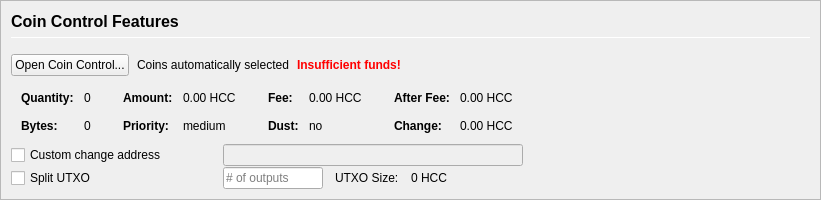
         <widget class="QFrame" name="frameCoinControl">
          <property name="sizePolicy">
           <sizepolicy hsizetype="Expanding" vsizetype="Expanding">
            <horstretch>0</horstretch>
            <verstretch>0</verstretch>
           </sizepolicy>
          </property>
          <property name="maximumSize">
           <size>
            <width>16777215</width>
            <height>16777215</height>
           </size>
          </property>
          <property name="frameShape">
           <enum>QFrame::StyledPanel</enum>
          </property>
          <property name="frameShadow">
           <enum>QFrame::Sunken</enum>
          </property>
          <layout class="QVBoxLayout" name="verticalLayoutCoinControl2">
           <property name="spacing">
            <number>0</number>
           </property>
           <property name="leftMargin">
            <number>0</number>
           </property>
           <property name="topMargin">
            <number>0</number>
           </property>
           <property name="rightMargin">
            <number>0</number>
           </property>
           <property name="bottomMargin">
            <number>0</number>
           </property>
           <item>
            <widget class="QFrame" name="frameCoinControl_BG">
             <layout class="QVBoxLayout" name="verticalLayoutCoinControl" stretch="0,0,0,0,0,0">
              <property name="spacing">
               <number>1</number>
              </property>
              <property name="leftMargin">
               <number>10</number>
              </property>
              <property name="topMargin">
               <number>10</number>
              </property>
              <item>
               <layout class="QHBoxLayout" name="horizontalLayoutCoinControl1">
                <property name="bottomMargin">
                 <number>15</number>
                </property>
                <item>
                 <layout class="QVBoxLayout" name="verticalLayout_3">
                  <property name="spacing">
                   <number>6</number>
                  </property>
                  <item>
                   <widget class="QLabel" name="labelCoinControlFeatures">
                    <property name="sizePolicy">
                     <sizepolicy hsizetype="Preferred" vsizetype="Maximum">
                      <horstretch>0</horstretch>
                      <verstretch>0</verstretch>
                     </sizepolicy>
                    </property>
                    <property name="minimumSize">
                     <size>
                      <width>0</width>
                      <height>20</height>
                     </size>
                    </property>
                    <property name="font">
                     <font>
                      <pointsize>12</pointsize>
                      <weight>75</weight>
                      <bold>true</bold>
                     </font>
                    </property>
                    <property name="styleSheet">
                     <string notr="true">font-weight:bold;</string>
                    </property>
                    <property name="text">
                     <string>Coin Control Features</string>
                    </property>
                   </widget>
                  </item>
                  <item>
                   <widget class="Line" name="line">
                    <property name="minimumSize">
                     <size>
                      <width>0</width>
                      <height>1</height>
                     </size>
                    </property>
                    <property name="maximumSize">
                     <size>
                      <width>16777215</width>
                      <height>1</height>
                     </size>
                    </property>
                    <property name="orientation">
                     <enum>Qt::Horizontal</enum>
                    </property>
                   </widget>
                  </item>
                 </layout>
                </item>
               </layout>
              </item>
              <item>
               <layout class="QHBoxLayout" name="horizontalLayoutCoinControl2" stretch="0,0,0,0">
                <property name="spacing">
                 <number>8</number>
                </property>
                <property name="bottomMargin">
                 <number>10</number>
                </property>
                <item>
                 <widget class="QPushButton" name="pushButtonCoinControl">
                  <property name="styleSheet">
                   <string notr="true"/>
                  </property>
                  <property name="text">
                   <string>Open Coin Control...</string>
                  </property>
                  <property name="autoDefault">
                   <bool>false</bool>
                  </property>
                 </widget>
                </item>
                <item>
                 <widget class="QLabel" name="labelCoinControlAutomaticallySelected">
                  <property name="text">
                   <string>Coins automatically selected</string>
                  </property>
                  <property name="margin">
                   <number>5</number>
                  </property>
                 </widget>
                </item>
                <item>
                 <widget class="QLabel" name="labelCoinControlInsuffFunds">
                  <property name="font">
                   <font>
                    <weight>75</weight>
                    <bold>true</bold>
                   </font>
                  </property>
                  <property name="styleSheet">
                   <string notr="true">color:red;font-weight:bold;</string>
                  </property>
                  <property name="text">
                   <string>Insufficient funds!</string>
                  </property>
                  <property name="margin">
                   <number>5</number>
                  </property>
                 </widget>
                </item>
                <item>
                 <spacer name="horizontalSpacerCoinControl">
                  <property name="orientation">
                   <enum>Qt::Horizontal</enum>
                  </property>
                  <property name="sizeHint" stdset="0">
                   <size>
                    <width>40</width>
                    <height>1</height>
                   </size>
                  </property>
                 </spacer>
                </item>
               </layout>
              </item>
              <item>
               <widget class="QWidget" name="widgetCoinControl" native="true">
                <property name="sizePolicy">
                 <sizepolicy hsizetype="Preferred" vsizetype="Preferred">
                  <horstretch>0</horstretch>
                  <verstretch>0</verstretch>
                 </sizepolicy>
                </property>
                <property name="minimumSize">
                 <size>
                  <width>0</width>
                  <height>0</height>
                 </size>
                </property>
                <property name="styleSheet">
                 <string notr="true"/>
                </property>
                <layout class="QHBoxLayout" name="horizontalLayoutCoinControl5">
                 <property name="leftMargin">
                  <number>0</number>
                 </property>
                 <property name="topMargin">
                  <number>0</number>
                 </property>
                 <property name="rightMargin">
                  <number>0</number>
                 </property>
                 <property name="bottomMargin">
                  <number>0</number>
                 </property>
                 <item>
                  <layout class="QHBoxLayout" name="horizontalLayoutCoinControl3" stretch="0,0,0,1">
                   <property name="spacing">
                    <number>20</number>
                   </property>
                   <property name="topMargin">
                    <number>0</number>
                   </property>
                   <property name="bottomMargin">
                    <number>10</number>
                   </property>
                   <item>
                    <layout class="QFormLayout" name="formLayoutCoinControl1">
                     <property name="horizontalSpacing">
                      <number>10</number>
                     </property>
                     <property name="verticalSpacing">
                      <number>14</number>
                     </property>
                     <property name="leftMargin">
                      <number>10</number>
                     </property>
                     <property name="topMargin">
                      <number>4</number>
                     </property>
                     <property name="rightMargin">
                      <number>6</number>
                     </property>
                     <item row="0" column="0">
                      <widget class="QLabel" name="labelCoinControlQuantityText">
                       <property name="font">
                        <font>
                         <weight>75</weight>
                         <bold>true</bold>
                        </font>
                       </property>
                       <property name="text">
                        <string>Quantity:</string>
                       </property>
                       <property name="margin">
                        <number>0</number>
                       </property>
                      </widget>
                     </item>
                     <item row="0" column="1">
                      <widget class="QLabel" name="labelCoinControlQuantity">
                       <property name="cursor">
                        <cursorShape>IBeamCursor</cursorShape>
                       </property>
                       <property name="contextMenuPolicy">
                        <enum>Qt::ActionsContextMenu</enum>
                       </property>
                       <property name="text">
                        <string notr="true">0</string>
                       </property>
                       <property name="margin">
                        <number>0</number>
                       </property>
                       <property name="textInteractionFlags">
                        <set>Qt::LinksAccessibleByMouse|Qt::TextSelectableByKeyboard|Qt::TextSelectableByMouse</set>
                       </property>
                      </widget>
                     </item>
                     <item row="1" column="0">
                      <widget class="QLabel" name="labelCoinControlBytesText">
                       <property name="font">
                        <font>
                         <weight>75</weight>
                         <bold>true</bold>
                        </font>
                       </property>
                       <property name="text">
                        <string>Bytes:</string>
                       </property>
                      </widget>
                     </item>
                     <item row="1" column="1">
                      <widget class="QLabel" name="labelCoinControlBytes">
                       <property name="cursor">
                        <cursorShape>IBeamCursor</cursorShape>
                       </property>
                       <property name="contextMenuPolicy">
                        <enum>Qt::ActionsContextMenu</enum>
                       </property>
                       <property name="text">
                        <string notr="true">0</string>
                       </property>
                       <property name="textInteractionFlags">
                        <set>Qt::LinksAccessibleByMouse|Qt::TextSelectableByKeyboard|Qt::TextSelectableByMouse</set>
                       </property>
                      </widget>
                     </item>
                    </layout>
                   </item>
                   <item>
                    <layout class="QFormLayout" name="formLayoutCoinControl2">
                     <property name="horizontalSpacing">
                      <number>10</number>
                     </property>
                     <property name="verticalSpacing">
                      <number>14</number>
                     </property>
                     <property name="leftMargin">
                      <number>6</number>
                     </property>
                     <property name="topMargin">
                      <number>4</number>
                     </property>
                     <property name="rightMargin">
                      <number>6</number>
                     </property>
                     <item row="0" column="0">
                      <widget class="QLabel" name="labelCoinControlAmountText">
                       <property name="font">
                        <font>
                         <weight>75</weight>
                         <bold>true</bold>
                        </font>
                       </property>
                       <property name="text">
                        <string>Amount:</string>
                       </property>
                       <property name="margin">
                        <number>0</number>
                       </property>
                      </widget>
                     </item>
                     <item row="0" column="1">
                      <widget class="QLabel" name="labelCoinControlAmount">
                       <property name="cursor">
                        <cursorShape>IBeamCursor</cursorShape>
                       </property>
                       <property name="contextMenuPolicy">
                        <enum>Qt::ActionsContextMenu</enum>
                       </property>
                       <property name="text">
                        <string notr="true">0.00 HCC</string>
                       </property>
                       <property name="textInteractionFlags">
                        <set>Qt::LinksAccessibleByMouse|Qt::TextSelectableByKeyboard|Qt::TextSelectableByMouse</set>
                       </property>
                      </widget>
                     </item>
                     <item row="1" column="0">
                      <widget class="QLabel" name="labelCoinControlPriorityText">
                       <property name="font">
                        <font>
                         <weight>75</weight>
                         <bold>true</bold>
                        </font>
                       </property>
                       <property name="text">
                        <string>Priority:</string>
                       </property>
                      </widget>
                     </item>
                     <item row="1" column="1">
                      <widget class="QLabel" name="labelCoinControlPriority">
                       <property name="cursor">
                        <cursorShape>IBeamCursor</cursorShape>
                       </property>
                       <property name="contextMenuPolicy">
                        <enum>Qt::ActionsContextMenu</enum>
                       </property>
                       <property name="text">
                        <string>medium</string>
                       </property>
                       <property name="textInteractionFlags">
                        <set>Qt::LinksAccessibleByMouse|Qt::TextSelectableByKeyboard|Qt::TextSelectableByMouse</set>
                       </property>
                      </widget>
                     </item>
                    </layout>
                   </item>
                   <item>
                    <layout class="QFormLayout" name="formLayoutCoinControl3">
                     <property name="horizontalSpacing">
                      <number>10</number>
                     </property>
                     <property name="verticalSpacing">
                      <number>14</number>
                     </property>
                     <property name="leftMargin">
                      <number>6</number>
                     </property>
                     <property name="topMargin">
                      <number>4</number>
                     </property>
                     <property name="rightMargin">
                      <number>6</number>
                     </property>
                     <item row="0" column="0">
                      <widget class="QLabel" name="labelCoinControlFeeText">
                       <property name="font">
                        <font>
                         <weight>75</weight>
                         <bold>true</bold>
                        </font>
                       </property>
                       <property name="text">
                        <string>Fee:</string>
                       </property>
                       <property name="margin">
                        <number>0</number>
                       </property>
                      </widget>
                     </item>
                     <item row="0" column="1">
                      <widget class="QLabel" name="labelCoinControlFee">
                       <property name="cursor">
                        <cursorShape>IBeamCursor</cursorShape>
                       </property>
                       <property name="contextMenuPolicy">
                        <enum>Qt::ActionsContextMenu</enum>
                       </property>
                       <property name="text">
                        <string notr="true">0.00 HCC</string>
                       </property>
                       <property name="textInteractionFlags">
                        <set>Qt::LinksAccessibleByMouse|Qt::TextSelectableByKeyboard|Qt::TextSelectableByMouse</set>
                       </property>
                      </widget>
                     </item>
                     <item row="1" column="0">
                      <widget class="QLabel" name="labelCoinControlLowOutputText">
                       <property name="font">
                        <font>
                         <weight>75</weight>
                         <bold>true</bold>
                        </font>
                       </property>
                       <property name="text">
                        <string>Dust:</string>
                       </property>
                      </widget>
                     </item>
                     <item row="1" column="1">
                      <widget class="QLabel" name="labelCoinControlLowOutput">
                       <property name="cursor">
                        <cursorShape>IBeamCursor</cursorShape>
                       </property>
                       <property name="contextMenuPolicy">
                        <enum>Qt::ActionsContextMenu</enum>
                       </property>
                       <property name="text">
                        <string>no</string>
                       </property>
                       <property name="textInteractionFlags">
                        <set>Qt::LinksAccessibleByMouse|Qt::TextSelectableByKeyboard|Qt::TextSelectableByMouse</set>
                       </property>
                      </widget>
                     </item>
                    </layout>
                   </item>
                   <item>
                    <layout class="QFormLayout" name="formLayoutCoinControl4">
                     <property name="horizontalSpacing">
                      <number>10</number>
                     </property>
                     <property name="verticalSpacing">
                      <number>14</number>
                     </property>
                     <property name="leftMargin">
                      <number>6</number>
                     </property>
                     <property name="topMargin">
                      <number>4</number>
                     </property>
                     <property name="rightMargin">
                      <number>6</number>
                     </property>
                     <item row="0" column="0">
                      <widget class="QLabel" name="labelCoinControlAfterFeeText">
                       <property name="font">
                        <font>
                         <weight>75</weight>
                         <bold>true</bold>
                        </font>
                       </property>
                       <property name="text">
                        <string>After Fee:</string>
                       </property>
                       <property name="margin">
                        <number>0</number>
                       </property>
                      </widget>
                     </item>
                     <item row="0" column="1">
                      <widget class="QLabel" name="labelCoinControlAfterFee">
                       <property name="cursor">
                        <cursorShape>IBeamCursor</cursorShape>
                       </property>
                       <property name="contextMenuPolicy">
                        <enum>Qt::ActionsContextMenu</enum>
                       </property>
                       <property name="text">
                        <string notr="true">0.00 HCC</string>
                       </property>
                       <property name="textInteractionFlags">
                        <set>Qt::LinksAccessibleByMouse|Qt::TextSelectableByKeyboard|Qt::TextSelectableByMouse</set>
                       </property>
                      </widget>
                     </item>
                     <item row="1" column="0">
                      <widget class="QLabel" name="labelCoinControlChangeText">
                       <property name="font">
                        <font>
                         <weight>75</weight>
                         <bold>true</bold>
                        </font>
                       </property>
                       <property name="text">
                        <string>Change:</string>
                       </property>
                      </widget>
                     </item>
                     <item row="1" column="1">
                      <widget class="QLabel" name="labelCoinControlChange">
                       <property name="cursor">
                        <cursorShape>IBeamCursor</cursorShape>
                       </property>
                       <property name="contextMenuPolicy">
                        <enum>Qt::ActionsContextMenu</enum>
                       </property>
                       <property name="text">
                        <string notr="true">0.00 HCC</string>
                       </property>
                       <property name="textInteractionFlags">
                        <set>Qt::LinksAccessibleByMouse|Qt::TextSelectableByKeyboard|Qt::TextSelectableByMouse</set>
                       </property>
                      </widget>
                     </item>
                    </layout>
                   </item>
                  </layout>
                 </item>
                </layout>
               </widget>
              </item>
              <item>
               <layout class="QHBoxLayout" name="horizontalLayoutCoinControl4">
                <property name="spacing">
                 <number>12</number>
                </property>
                <property name="sizeConstraint">
                 <enum>QLayout::SetDefaultConstraint</enum>
                </property>
                <property name="topMargin">
                 <number>0</number>
                </property>
                <property name="rightMargin">
                 <number>0</number>
                </property>
                <item>
                 <widget class="QCheckBox" name="checkBoxCoinControlChange">
                  <property name="sizePolicy">
                   <sizepolicy hsizetype="Preferred" vsizetype="Preferred">
                    <horstretch>0</horstretch>
                    <verstretch>0</verstretch>
                   </sizepolicy>
                  </property>
                  <property name="minimumSize">
                   <size>
                    <width>200</width>
                    <height>0</height>
                   </size>
                  </property>
                  <property name="maximumSize">
                   <size>
                    <width>200</width>
                    <height>16777215</height>
                   </size>
                  </property>
                  <property name="toolTip">
                   <string>If this is activated, but the change address is empty or invalid, change will be sent to a newly generated address.</string>
                  </property>
                  <property name="text">
                   <string>Custom change address</string>
                  </property>
                 </widget>
                </item>
                <item>
                 <widget class="QValidatedLineEdit" name="lineEditCoinControlChange">
                  <property name="enabled">
                   <bool>false</bool>
                  </property>
                  <property name="sizePolicy">
                   <sizepolicy hsizetype="Preferred" vsizetype="Preferred">
                    <horstretch>0</horstretch>
                    <verstretch>0</verstretch>
                   </sizepolicy>
                  </property>
                  <property name="minimumSize">
                   <size>
                    <width>300</width>
                    <height>0</height>
                   </size>
                  </property>
                 </widget>
                </item>
                <item>
                 <widget class="QLabel" name="labelCoinControlChangeLabel">
                  <property name="sizePolicy">
                   <sizepolicy hsizetype="Preferred" vsizetype="Preferred">
                    <horstretch>0</horstretch>
                    <verstretch>0</verstretch>
                   </sizepolicy>
                  </property>
                  <property name="minimumSize">
                   <size>
                    <width>100</width>
                    <height>0</height>
                   </size>
                  </property>
                  <property name="text">
                   <string/>
                  </property>
                  <property name="margin">
                   <number>3</number>
                  </property>
                 </widget>
                </item>
               </layout>
              </item>
              <item>
               <layout class="QHBoxLayout" name="horizontalLayoutCoinControl6">
                <property name="spacing">
                 <number>12</number>
                </property>
                <property name="rightMargin">
                 <number>0</number>
                </property>
                <item>
                 <widget class="QCheckBox" name="splitBlockCheckBox">
                  <property name="sizePolicy">
                   <sizepolicy hsizetype="Preferred" vsizetype="Preferred">
                    <horstretch>0</horstretch>
                    <verstretch>0</verstretch>
                   </sizepolicy>
                  </property>
                  <property name="minimumSize">
                   <size>
                    <width>200</width>
                    <height>0</height>
                   </size>
                  </property>
                  <property name="maximumSize">
                   <size>
                    <width>200</width>
                    <height>16777215</height>
                   </size>
                  </property>
                  <property name="text">
                   <string>Split UTXO</string>
                  </property>
                 </widget>
                </item>
                <item>
                 <widget class="QLineEdit" name="splitBlockLineEdit">
                  <property name="sizePolicy">
                   <sizepolicy hsizetype="Preferred" vsizetype="Preferred">
                    <horstretch>50</horstretch>
                    <verstretch>0</verstretch>
                   </sizepolicy>
                  </property>
                  <property name="minimumSize">
                   <size>
                    <width>100</width>
                    <height>0</height>
                   </size>
                  </property>
                  <property name="maximumSize">
                   <size>
                    <width>100</width>
                    <height>16777215</height>
                   </size>
                  </property>
                  <property name="placeholderText">
                   <string># of outputs</string>
                  </property>
                 </widget>
                </item>
                <item>
                 <widget class="QLabel" name="labelBlockSizeText">
                  <property name="text">
                   <string>UTXO Size:</string>
                  </property>
                 </widget>
                </item>
                <item>
                 <widget class="QLabel" name="labelBlockSize">
                  <property name="text">
                   <string>0 HCC</string>
                  </property>
                 </widget>
                </item>
                <item>
                 <spacer name="horizontalSpacer_7">
                  <property name="orientation">
                   <enum>Qt::Horizontal</enum>
                  </property>
                  <property name="sizeHint" stdset="0">
                   <size>
                    <width>40</width>
                    <height>20</height>
                   </size>
                  </property>
                 </spacer>
                </item>
               </layout>
              </item>
              <item>
               <spacer name="verticalSpacerCoinControl">
                <property name="orientation">
                 <enum>Qt::Vertical</enum>
                </property>
                <property name="sizeHint" stdset="0">
                 <size>
                  <width>800</width>
                  <height>1</height>
                 </size>
                </property>
               </spacer>
              </item>
             </layout>
            </widget>
           </item>
          </layout>
         </widget>
